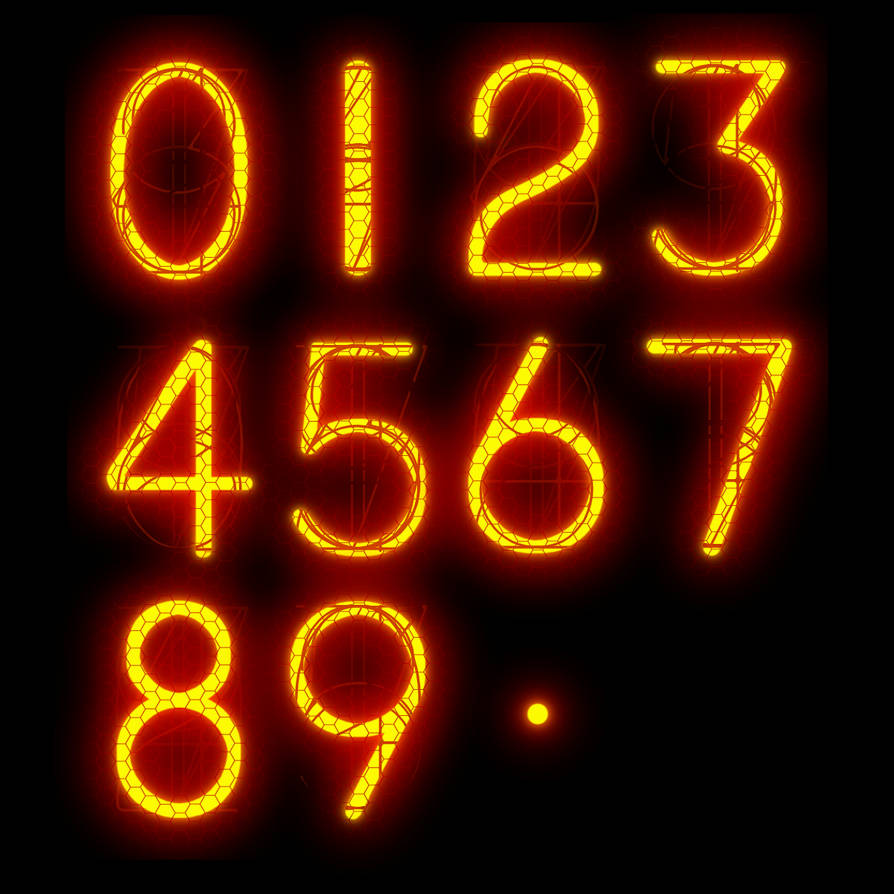
#> input picture assets/nixie/nix2.jpg, 894 x 894 px, found by its file name
$ python generate-nixie-sprites.py
#> lines starting #> are read from the running program, lines starting #| are printed output that depends on the picture; after the words box and inside, x2 and y2 are one past the last pixel; in counts of white or black regions, pixels touching at a corner belong together
#!/usr/bin/env python3
"""Slice a Nixie digit atlas and generate isolated RGBA sprite PNGs."""

from __future__ import annotations

import argparse
from pathlib import Path

from PIL import Image, ImageChops, ImageDraw, ImageFilter


CHARACTERS = ("0", "1", "2", "3", "4", "5", "6", "7", "8", "9", "separator", "empty")
DEFAULT_X_EDGES = (88, 270, 447, 627, 813)
DEFAULT_Y_EDGES = (31, 309, 578, 840)


def parse_edges(value: str, expected_count: int) -> tuple[int, ...]:
    """Parse a comma-separated sequence of strictly increasing pixel edges."""
    try:
        edges = tuple(int(item.strip()) for item in value.split(","))
    except ValueError as error:
        raise argparse.ArgumentTypeError("Edges must be comma-separated integers.") from error

    if len(edges) != expected_count or any(right <= left for left, right in zip(edges, edges[1:])):
        raise argparse.ArgumentTypeError(
            f"Expected {expected_count} strictly increasing edges, got {value!r}."
        )
    return edges


def make_digit_seed(crop: Image.Image, edge_exclusion: int) -> Image.Image:
    """Return bright amber cathode pixels that are safely inside the cell border."""
    width, height = crop.size
    seed = Image.new("L", crop.size, 0)
    source_pixels = crop.load()
    seed_pixels = seed.load()

    for y in range(edge_exclusion, height - edge_exclusion):
        for x in range(edge_exclusion, width - edge_exclusion):
            red, green, blue = source_pixels[x, y]
            if (
                red > 125
                and red * 100 > green * 130
                and green * 100 > blue * 120
                and red + green + blue > 235
            ):
                seed_pixels[x, y] = 255
    return seed


def make_separator_seed(crop: Image.Image, edge_exclusion: int, radius: int) -> Image.Image:
    """Return the compact, solid circle seed for the clock separator."""
    width, height = crop.size
    source_pixels = crop.load()
    candidates: list[tuple[int, int]] = []

    for y in range(edge_exclusion, height - edge_exclusion):
        for x in range(edge_exclusion, width - edge_exclusion):
            red, green, blue = source_pixels[x, y]
            if (
                red > 100
                and red * 100 > green * 122
                and green * 100 > blue * 108
                and red + green + blue > 180
            ):
                candidates.append((x, y))

    seed = Image.new("L", crop.size, 0)
    if not candidates:
        return seed

    centre_x, centre_y = width // 2, height // 2
    seed_x, seed_y = min(
        candidates,
        key=lambda point: (point[0] - centre_x) ** 2 + (point[1] - centre_y) ** 2,
    )
    source_pixels = crop.load()
    seed_pixels = seed.load()
    radius_squared = radius * radius
    for y in range(max(0, seed_y - radius), min(height, seed_y + radius + 1)):
        for x in range(max(0, seed_x - radius), min(width, seed_x + radius + 1)):
            if (x - seed_x) ** 2 + (y - seed_y) ** 2 > radius_squared:
                continue
            red, green, blue = source_pixels[x, y]
            if red > 70 and red * 100 > green * 115 and green * 100 > blue * 103:
                seed_pixels[x, y] = 255
    return seed.filter(ImageFilter.MaxFilter(3))


def make_edge_fade(size: tuple[int, int], fade_width: int) -> Image.Image:
    """Return alpha that reaches zero at the sprite edge to prevent cross-cell glow."""
    width, height = size
    fade = Image.new("L", size, 0)
    pixels = fade.load()
    for y in range(height):
        for x in range(width):
            distance = min(x, y, width - 1 - x, height - 1 - y)
            pixels[x, y] = min(255, round(distance * 255 / fade_width))
    return fade


def make_glow_alpha(
    crop: Image.Image,
    index: int,
    edge_exclusion: int,
    separator_radius: int,
    glow_radius: float,
    glow_cutoff: int,
    glow_gain: int,
    edge_fade_width: int,
) -> Image.Image:
    """Build alpha from a protected cathode core and its local glow field."""
    seed = (
        make_separator_seed(crop, edge_exclusion, separator_radius)
        if index == 10
        else make_digit_seed(crop, edge_exclusion)
    )
    blurred_seed = seed.filter(ImageFilter.GaussianBlur(glow_radius))
    alpha = Image.new("L", crop.size, 0)
    seed_pixels = seed.load()
    blurred_pixels = blurred_seed.load()
    alpha_pixels = alpha.load()

    for y in range(crop.height):
        for x in range(crop.width):
            value = blurred_pixels[x, y]
            glow_alpha = 0 if value <= glow_cutoff else min(238, (value - glow_cutoff) * glow_gain)
            alpha_pixels[x, y] = 255 if seed_pixels[x, y] else glow_alpha

    return ImageChops.multiply(alpha, make_edge_fade(crop.size, edge_fade_width))


def remove_black_matte(crop: Image.Image, alpha: Image.Image) -> Image.Image:
    """Straighten colours that were photographed over a black background.

    The source RGB values are black-matted: a semi-transparent glow pixel holds
    its colour already darkened by the black background. Dividing colour by the
    generated alpha restores straight alpha RGB, so compositing over a light
    background does not leave a dark halo.
    """
    result = Image.new("RGBA", crop.size)
    source_pixels = crop.load()
    alpha_pixels = alpha.load()
    result_pixels = result.load()

    for y in range(crop.height):
        for x in range(crop.width):
            opacity = alpha_pixels[x, y]
            if opacity == 0:
                result_pixels[x, y] = (0, 0, 0, 0)
                continue
            red, green, blue = source_pixels[x, y]
            brightness = red + green + blue
            if brightness < 50:
                # The original background is near-black. It has no useful colour
                # information for a glow pixel, so render emitted amber light
                # rather than preserving a black fringe within the alpha field.
                result_pixels[x, y] = (255, 142, 24, opacity)
            else:
                result_pixels[x, y] = (
                    min(255, red * 255 // opacity),
                    min(255, green * 255 // opacity),
                    min(255, blue * 255 // opacity),
                    opacity,
                )
    return result


def save_preview(
    sprites: list[Image.Image],
    output_path: Path,
    checkerboard: bool,
) -> None:
    """Write a labelled 4 x 3 preview of generated sprites."""
    label_height = 24
    cell_width = max(sprite.width for sprite in sprites)
    cell_height = max(sprite.height for sprite in sprites)
    preview = Image.new("RGB", (cell_width * 4, (cell_height + label_height) * 3), "black")
    draw = ImageDraw.Draw(preview)

    for row in range(3):
        for column in range(4):
            index = row * 4 + column
            x = column * cell_width
            y = row * (cell_height + label_height)
            if checkerboard:
                for checker_y in range(y + label_height, y + label_height + cell_height, 12):
                    for checker_x in range(x, x + cell_width, 12):
                        shade = 62 if ((checker_x // 12) + (checker_y // 12)) % 2 else 42
                        draw.rectangle(
                            (
                                checker_x,
                                checker_y,
                                min(checker_x + 11, x + cell_width - 1),
                                min(checker_y + 11, y + label_height + cell_height - 1),
                            ),
                            fill=(shade, shade, shade),
                        )
            preview.paste(sprites[index], (x, y + label_height), sprites[index])
            draw.text((x + 5, y + 5), CHARACTERS[index], fill=(255, 190, 90))

    output_path.parent.mkdir(parents=True, exist_ok=True)
    preview.save(output_path, optimize=True)


def main() -> None:
    parser = argparse.ArgumentParser(
        description="Generate transparent Nixie digit sprites from a 4 x 3 atlas."
    )
    parser.add_argument(
        "source",
        nargs="?",
        type=Path,
        default=Path("assets/nixie/nix2.jpg"),
        help="Source Nixie atlas image (default: assets/nixie/nix2.jpg)",
    )
    parser.add_argument(
        "--output-dir",
        type=Path,
        default=Path("assets/nixie/generated"),
        help="Directory for RGBA sprite PNGs",
    )
    parser.add_argument(
        "--preview",
        type=Path,
        default=Path("assets/nixie/generated/preview.png"),
        help="Checkerboard preview PNG path",
    )
    parser.add_argument(
        "--x-edges",
        type=lambda value: parse_edges(value, 5),
        default=DEFAULT_X_EDGES,
        help="Five comma-separated column crop edges",
    )
    parser.add_argument(
        "--y-edges",
        type=lambda value: parse_edges(value, 4),
        default=DEFAULT_Y_EDGES,
        help="Four comma-separated row crop edges",
    )
    parser.add_argument("--edge-exclusion", type=int, default=18, help="Pixels excluded from seed detection at every edge")
    parser.add_argument("--edge-fade-width", type=int, default=16, help="Pixels used to fade each sprite to transparent at every edge")
    parser.add_argument("--glow-radius", type=float, default=18, help="Gaussian blur radius for the local glow")
    parser.add_argument("--glow-cutoff", type=int, default=5, help="Blur alpha below this value is transparent")
    parser.add_argument("--glow-gain", type=int, default=7, help="Multiplier for the post-cutoff glow alpha")
    parser.add_argument("--separator-radius", type=int, default=20, help="Radius of the separator's solid-circle seed")
    arguments = parser.parse_args()

    if not arguments.source.is_file():
        parser.error(f"Source image does not exist: {arguments.source}")
    if min(arguments.edge_exclusion, arguments.edge_fade_width, arguments.separator_radius) < 1:
        parser.error("Edge exclusion, edge fade width, and separator radius must be positive.")
    if arguments.glow_radius <= 0 or arguments.glow_gain < 1 or arguments.glow_cutoff < 0:
        parser.error("Glow radius and gain must be positive; cutoff cannot be negative.")

    source = Image.open(arguments.source).convert("RGB")
#> source is the input picture: PIL image 894x894 RGB; mean R, G, B 71.9, 23.6, 1.7
    if arguments.x_edges[-1] > source.width or arguments.y_edges[-1] > source.height:
        parser.error("Crop edges exceed the source image dimensions.")

    arguments.output_dir.mkdir(parents=True, exist_ok=True)
    sprites: list[Image.Image] = []
    for row in range(3):
        for column in range(4):
            index = row * 4 + column
            crop = source.crop(
                (
                    arguments.x_edges[column],
                    arguments.y_edges[row],
                    arguments.x_edges[column + 1],
                    arguments.y_edges[row + 1],
                )
            )
            alpha = make_glow_alpha(
                crop,
                index,
                arguments.edge_exclusion,
                arguments.separator_radius,
                arguments.glow_radius,
                arguments.glow_cutoff,
                arguments.glow_gain,
                arguments.edge_fade_width,
            )
            sprite = remove_black_matte(crop, alpha)
            sprite.save(arguments.output_dir / f"{index:02d}-{CHARACTERS[index]}.png", optimize=True)
            sprites.append(sprite)
#> this loop made 3 passes
#> pass 1, in make_glow_alpha, `seed = ( make_separator_seed(crop, edge_exclusion, separator_radius) i..`:
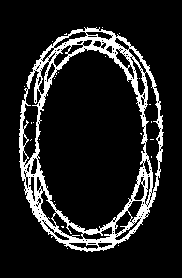
#> seed: PIL image 182x278 L; 12.7% white; 24 white regions (23 under 20 px), largest, box (x1, y1, x2, y2) and area: (19, 27, 164, 252) 6368
#> pass 1, in make_glow_alpha, `blurred_seed = seed.filter(ImageFilter.GaussianBlur(glow_radius))`:
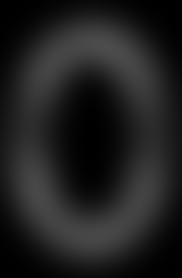
#> blurred_seed: PIL image 182x278 L; min 0, max 76, mean 31.6
#> after the loop: sprite: PIL image 186x262 RGBA; every value is 0
#> after the loop, sprites = 12 items

    save_preview(sprites, arguments.preview, checkerboard=True)
#> in save_preview, `label_height = 24`: label_height = 24
#> in save_preview, `cell_width = max(sprite.width for sprite in sprites)`: cell_width = 186
#> in save_preview, `cell_height = max(sprite.height for sprite in sprites)`: cell_height = 278
#> in save_preview, `preview = Image.new("RGB", (cell_width * 4, (cell_height + label_heigh..`: preview: PIL image 744x906 RGB; every value is 0
#> after the loop in save_preview, `for row in range(3):`:
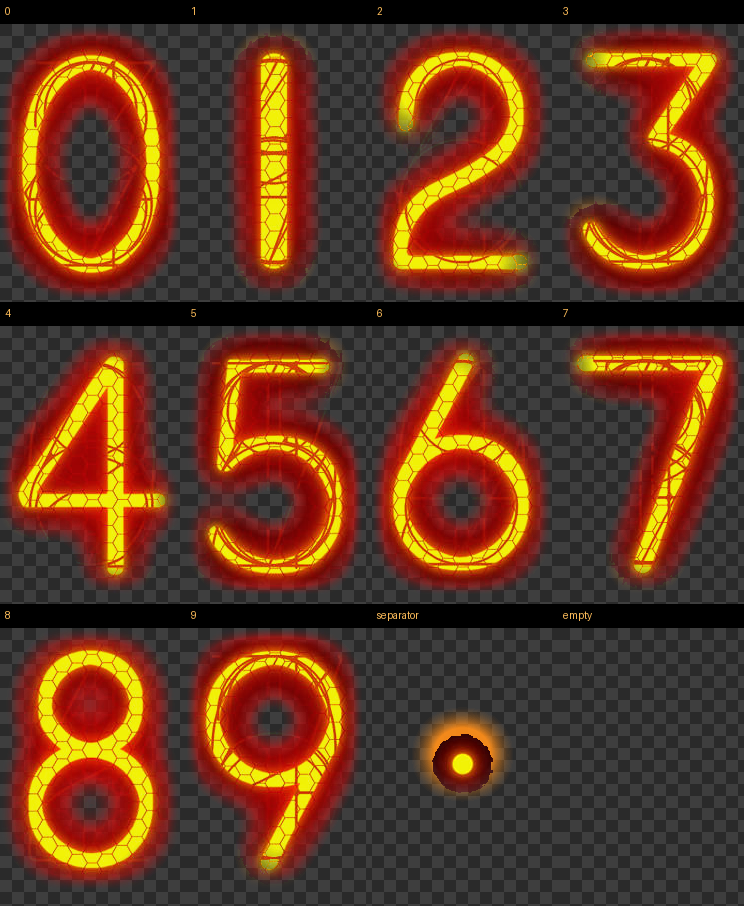
#> preview: PIL image 744x906 RGB; mean R, G, B 100.4, 56.9, 31.4
    print(f"Generated {len(sprites)} transparent sprites in {arguments.output_dir}")
#| Generated 12 transparent sprites in assets/nixie/generated
    print(f"Preview: {arguments.preview}")


if __name__ == "__main__":
    main()
